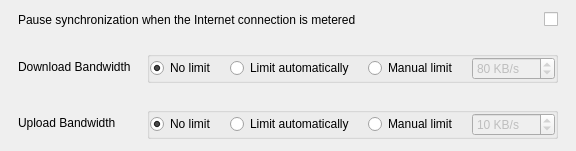
<?xml version="1.0" encoding="UTF-8"?>
<!-- Modified by ChaeumAI Inc. (2026-11-18 to 2026-11-19) for Chaeum Drive. See CHAEUM-CHANGES.md. -->
<ui version="4.0">
 
 
 <class>OCC::NetworkSettings</class>
 
 
 <widget class="QWidget" name="OCC::NetworkSettings">
  
  
  <property name="windowTitle">
   <string>Form</string>
  </property>
  
  
  <layout class="QVBoxLayout" name="verticalLayout_5">
   <property name="spacing">
    <number>0</number>
   </property>
   <property name="leftMargin">
    <number>0</number>
   </property>
   <property name="topMargin">
    <number>0</number>
   </property>
   <property name="rightMargin">
    <number>0</number>
   </property>
   <property name="bottomMargin">
    <number>0</number>
   </property>
   
   
   <item>
    <widget class="QWidget" name="meteredRow">
     <property name="chaeumRole" stdset="0">
      <string notr="true">row</string>
     </property>
     <layout class="QHBoxLayout" name="meteredRowLayout">
      <property name="spacing">
       <number>16</number>
      </property>
      <property name="leftMargin">
       <number>18</number>
      </property>
      <property name="topMargin">
       <number>12</number>
      </property>
      <property name="rightMargin">
       <number>18</number>
      </property>
      <property name="bottomMargin">
       <number>12</number>
      </property>
      <item>
       <widget class="QLabel" name="meteredRowLabel">
        <property name="text">
         <string>Pause synchronization when the Internet connection is metered</string>
        </property>
        <property name="wordWrap">
         <bool>true</bool>
        </property>
        <property name="sizePolicy">
         <sizepolicy hsizetype="Expanding" vsizetype="Preferred">
          <horstretch>1</horstretch>
          <verstretch>0</verstretch>
         </sizepolicy>
        </property>
        <property name="buddy">
         <cstring>pauseSyncWhenMeteredCheckbox</cstring>
        </property>
       </widget>
      </item>
      <item>
       <widget class="QCheckBox" name="pauseSyncWhenMeteredCheckbox">
        <property name="accessibleName">
         <string>Pause synchronization when the Internet connection is metered</string>
        </property>
        <property name="chaeumRole" stdset="0">
         <string notr="true">switch</string>
        </property>
        <property name="cursor">
         <cursorShape>PointingHandCursor</cursorShape>
        </property>
       </widget>
      </item>
     </layout>
    </widget>
   </item>
   
   
   <item>
    <widget class="QWidget" name="downloadRow">
     <property name="chaeumRole" stdset="0">
      <string notr="true">row</string>
     </property>
     <layout class="QHBoxLayout" name="downloadRowLayout">
      <property name="spacing">
       <number>16</number>
      </property>
      <property name="leftMargin">
       <number>18</number>
      </property>
      <property name="topMargin">
       <number>12</number>
      </property>
      <property name="rightMargin">
       <number>18</number>
      </property>
      <property name="bottomMargin">
       <number>12</number>
      </property>
      <item>
       <widget class="QLabel" name="downloadRowLabel">
        <property name="text">
         <string>Download Bandwidth</string>
        </property>
        <property name="wordWrap">
         <bool>true</bool>
        </property>
        <property name="sizePolicy">
         <sizepolicy hsizetype="Expanding" vsizetype="Preferred">
          <horstretch>1</horstretch>
          <verstretch>0</verstretch>
         </sizepolicy>
        </property>
       </widget>
      </item>
      <item>
       <widget class="QGroupBox" name="downloadBox">
        <property name="title">
         <string/>
        </property>
        <property name="flat">
         <bool>true</bool>
        </property>
        <layout class="QHBoxLayout" name="downloadBoxLayout">
         <property name="spacing">
          <number>14</number>
         </property>
         <property name="leftMargin">
          <number>0</number>
         </property>
         <property name="topMargin">
          <number>0</number>
         </property>
         <property name="rightMargin">
          <number>0</number>
         </property>
         <property name="bottomMargin">
          <number>0</number>
         </property>
         <item>
          <widget class="QRadioButton" name="noDownloadLimitRadioButton">
           <property name="text">
            <string>No limit</string>
           </property>
           <property name="checked">
            <bool>true</bool>
           </property>
          </widget>
         </item>
         <item>
          <widget class="QRadioButton" name="autoDownloadLimitRadioButton">
           <property name="toolTip">
            <string>Limit to 3/4 of estimated bandwidth</string>
           </property>
           <property name="text">
            <string>Limit automatically</string>
           </property>
          </widget>
         </item>
         <item>
          <widget class="QRadioButton" name="downloadLimitRadioButton">
           <property name="text">
            <string>Manual limit</string>
           </property>
          </widget>
         </item>
         <item>
          <widget class="QSpinBox" name="downloadSpinBox">
           <property name="enabled">
            <bool>false</bool>
           </property>
           <property name="accessibleName">
            <string>Download bandwidth in kilobytes per second</string>
           </property>
           <property name="suffix">
            <string notr="true"> KB/s</string>
           </property>
           <property name="maximum">
            <number>9999</number>
           </property>
           <property name="value">
            <number>80</number>
           </property>
          </widget>
         </item>
        </layout>
       </widget>
      </item>
     </layout>
    </widget>
   </item>
   
   
   <item>
    <widget class="QWidget" name="uploadRow">
     <property name="chaeumRole" stdset="0">
      <string notr="true">rowLast</string>
     </property>
     <layout class="QHBoxLayout" name="uploadRowLayout">
      <property name="spacing">
       <number>16</number>
      </property>
      <property name="leftMargin">
       <number>18</number>
      </property>
      <property name="topMargin">
       <number>12</number>
      </property>
      <property name="rightMargin">
       <number>18</number>
      </property>
      <property name="bottomMargin">
       <number>12</number>
      </property>
      <item>
       <widget class="QLabel" name="uploadRowLabel">
        <property name="text">
         <string>Upload Bandwidth</string>
        </property>
        <property name="wordWrap">
         <bool>true</bool>
        </property>
        <property name="sizePolicy">
         <sizepolicy hsizetype="Expanding" vsizetype="Preferred">
          <horstretch>1</horstretch>
          <verstretch>0</verstretch>
         </sizepolicy>
        </property>
       </widget>
      </item>
      <item>
       <widget class="QGroupBox" name="uploadBox">
        <property name="title">
         <string/>
        </property>
        <property name="flat">
         <bool>true</bool>
        </property>
        <layout class="QHBoxLayout" name="uploadBoxLayout">
         <property name="spacing">
          <number>14</number>
         </property>
         <property name="leftMargin">
          <number>0</number>
         </property>
         <property name="topMargin">
          <number>0</number>
         </property>
         <property name="rightMargin">
          <number>0</number>
         </property>
         <property name="bottomMargin">
          <number>0</number>
         </property>
         <item>
          <widget class="QRadioButton" name="noUploadLimitRadioButton">
           <property name="text">
            <string>No limit</string>
           </property>
           <property name="checked">
            <bool>true</bool>
           </property>
          </widget>
         </item>
         <item>
          <widget class="QRadioButton" name="autoUploadLimitRadioButton">
           <property name="toolTip">
            <string>Limit to 3/4 of estimated bandwidth</string>
           </property>
           <property name="text">
            <string>Limit automatically</string>
           </property>
          </widget>
         </item>
         <item>
          <widget class="QRadioButton" name="uploadLimitRadioButton">
           <property name="text">
            <string>Manual limit</string>
           </property>
          </widget>
         </item>
         <item>
          <widget class="QSpinBox" name="uploadSpinBox">
           <property name="enabled">
            <bool>false</bool>
           </property>
           <property name="accessibleName">
            <string>Upload bandwidth in kilobytes per second</string>
           </property>
           <property name="suffix">
            <string notr="true"> KB/s</string>
           </property>
           <property name="minimum">
            <number>1</number>
           </property>
           <property name="maximum">
            <number>9999</number>
           </property>
           <property name="value">
            <number>10</number>
           </property>
          </widget>
         </item>
        </layout>
       </widget>
      </item>
     </layout>
    </widget>
   </item>
   
  
  </layout>
  
 
 </widget>
 
 
 
 <resources/>
 
 
 <connections>
  <connection><sender>downloadLimitRadioButton</sender><signal>toggled(bool)</signal><receiver>downloadSpinBox</receiver><slot>setEnabled(bool)</slot></connection>
  <connection><sender>uploadLimitRadioButton</sender><signal>toggled(bool)</signal><receiver>uploadSpinBox</receiver><slot>setEnabled(bool)</slot></connection>
 </connections>
 
</ui>
